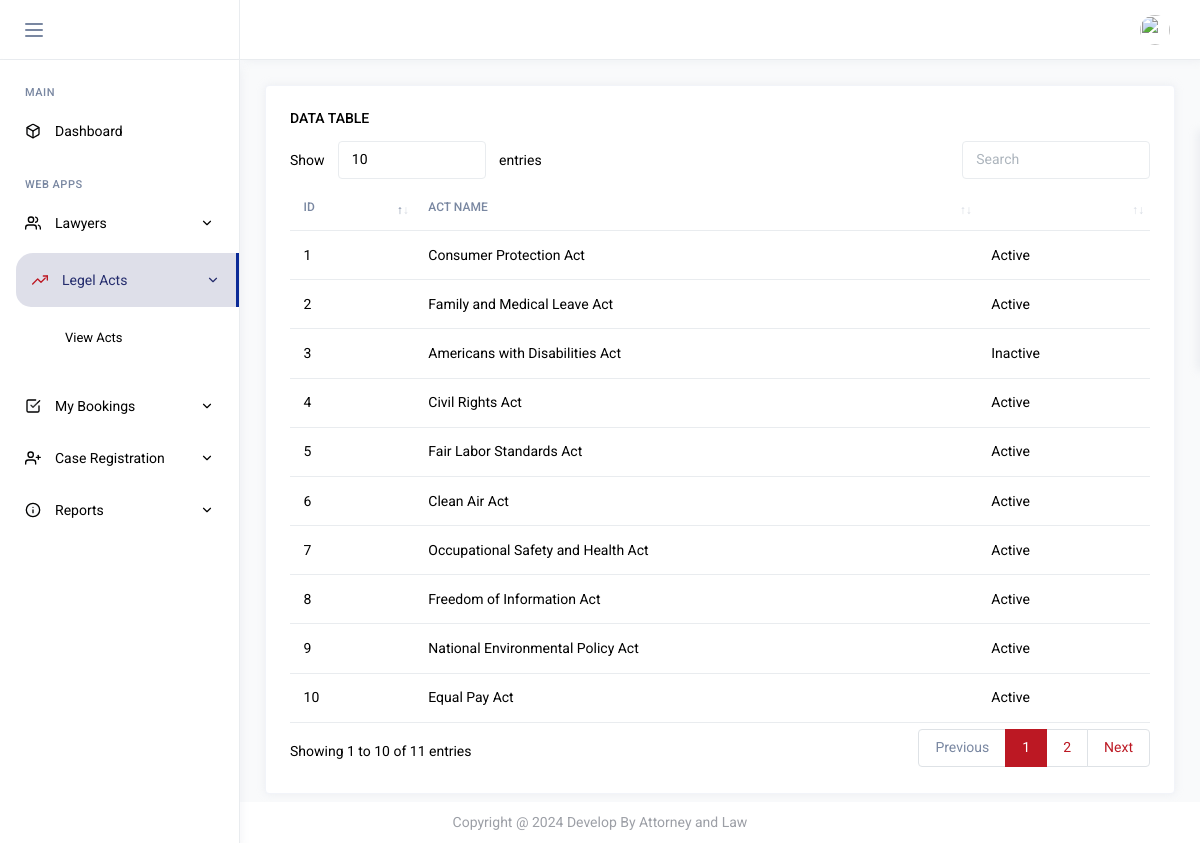
The app's page /lawyer-appointment-system/clients/control/view_act.php (signed in) with its own data.
### tables this page shows
CREATE TABLE `legel_acts` (
  `id` int(11) NOT NULL,
  `act_name` varchar(50) NOT NULL,
  `status` int(20) NOT NULL
);

### lawyer-appointment-system/clients/control/view_act.php (the view, shortened to what this page needs)
<?php
   include("../auth/header.php");
   ?>
<?php include("../auth/sidebar.php");?>
<link rel="stylesheet" href="popup_style.css">
<div class="page-content">
   <div class="row">
      <div class="col-md-12 grid-margin stretch-card">
         <div class="card">
            <div class="card-body">
               <h6 class="card-title">Data Table</h6>
               <div class="table-responsive">
                  <table id="dataTableExample" class="table">
                     <thead>
                        <tr>
                           <th>Id</th>
                           <th>Act Name</th>
                           <th></th>
                        </tr>
                     </thead>
                     <tbody>
                        <?php
                           include 'connection1.php';
                           $sql = "select * from legel_acts";
                           $result = $conn->query($sql);
                           if($result->num_rows > 0){
                            while($row = $result->fetch_array()){
                           ?>
                        <tr>
                           <td class="sorting_1"><?=$row['id'];?></td>
                           <td class="sorting_1"><?=$row['act_name'];?></td>
                           <td class="sorting_1"><?php  if($row['status']=="0")
                              echo "Active";
                               else
                              echo "Inactive";?></td>
                        </tr>
                        <?php
                           }
                           }
                           else{
                           	echo"sql error".$sql."<br>".$conn->error;
                           }
                           ?>
                     </tbody>
                  </table>
               </div>
            </div>
         </div>
      </div>
   </div>
</div>
<?php
   include("../auth/footer.php");
         ?>

### records on screen
legel_acts: id "1", act_name "Consumer Protection Act", status "Active"
legel_acts: id "2", act_name "Family and Medical Leave Act", status "Active"
legel_acts: id "3", act_name "Americans with Disabilities Act", status "Inactive"
legel_acts: id "4", act_name "Civil Rights Act", status "Active"
legel_acts: id "5", act_name "Fair Labor Standards Act", status "Active"
legel_acts: id "6", act_name "Clean Air Act", status "Active"
legel_acts: id "7", act_name "Occupational Safety and Health Act", status "Active"
legel_acts: id "8", act_name "Freedom of Information Act", status "Active"
legel_acts: id "9", act_name "National Environmental Policy Act", status "Active"
legel_acts: id "10", act_name "Equal Pay Act", status "Active"
